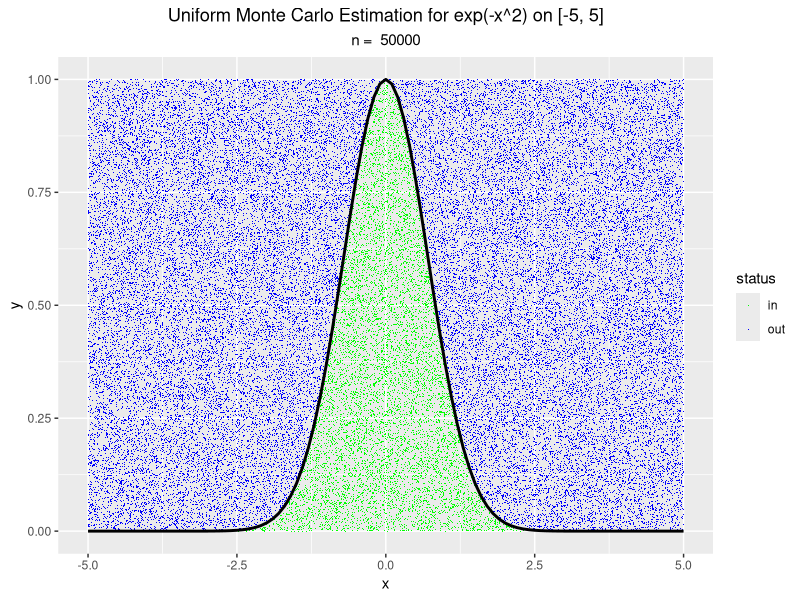
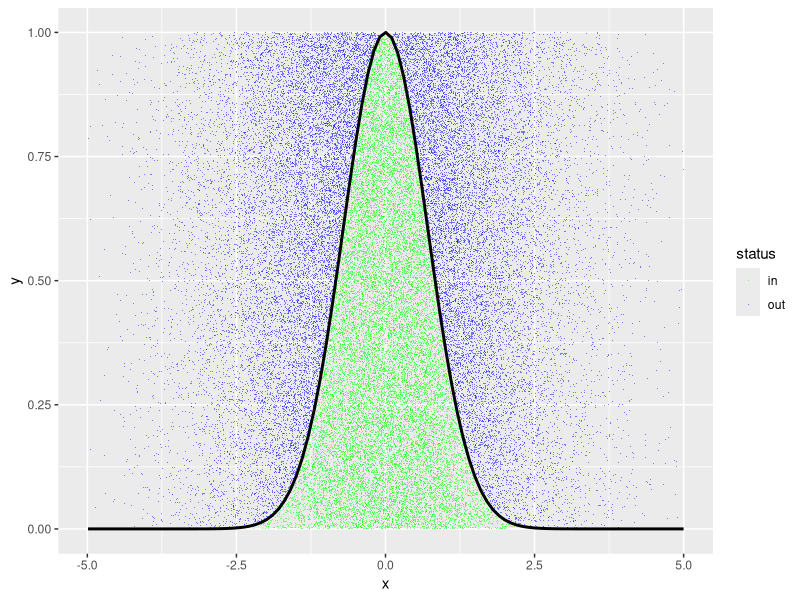

Generate these figures, in order, with R:
## ---- chunk 1
# Setup packages
library(ggplot2)
theme_update(plot.title = element_text(hjust = 0.5))
theme_update(plot.subtitle = element_text(hjust = 0.5))
## ---- chunk 2
f <- function(x) exp(-x^2)
a <- -5
b <- 5
N <- 50000
x_vals <- seq(a, b, length.out = 1000)
y_max <- f(0)

df <- data.frame(
  x = runif(N, min = a, max = b),
  y = runif(N, min = 0, max = y_max)
)

df$status <- ifelse(df$y < f(df$x), "in", "out")

V <- (b - a) * y_max
I <- (sum(df$status == "in") / N) * V

ggplot(df, aes(x, y)) +
  geom_point(aes(color = status), size = 0.5, alpha = 1, shape = ".") +
  stat_function(fun = f, color = "black", linewidth = 1) +
  scale_color_manual(values = c("in" = "green", "out" = "blue")) +
  labs(title = "Uniform Monte Carlo Estimation for exp(-x^2) on [-5, 5]", subtitle = paste("n = ", N))
print(paste("I = ", I))
print(paste("Error = ", 1.7724538509 - I))
## ---- chunk 3
f <- function(x) exp(-x^2)
a <- -5
b <- 5
N <- 50000

# g(x) ~ N(0, sd=1.5)
sigma <- 1.5
x_samples <- rnorm(N, mean = 0, sd = sigma)

x_samples <- x_samples[x_samples >= a & x_samples <= b]
n_eff <- length(x_samples)

# g_pdf must be the truncated PDF (normalized to integrate to 1 over [-5, 5])
# The adjustment factor is the area of the Normal curve between -5 and 5
adjustment <- pnorm(b, 0, sigma) - pnorm(a, 0, sigma)
g_pdf <- function(x) dnorm(x, 0, sigma) / adjustment

df <- data.frame(
  x = x_samples,
  y = runif(n_eff, 0, 1)
)
df$status <- ifelse(df$y < f(df$x), "in", "out")

weights <- f(df$x) / g_pdf(df$x)
integral_estimate <- mean(weights)

ggplot(df, aes(x, y)) +
  geom_point(aes(color = status), size = 0.5, alpha = 0.5, shape = ".") +
  stat_function(fun = f, color = "black", linewidth = 1) +
  scale_color_manual(values = c("in" = "green", "out" = "blue"))
